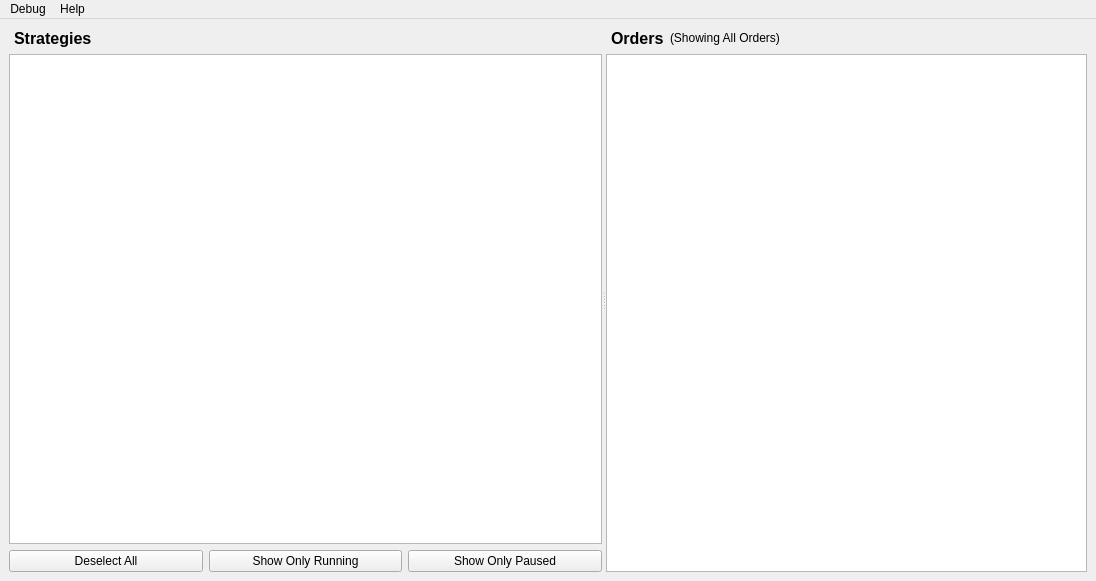
<?xml version="1.0" encoding="UTF-8"?>
<ui version="4.0">
 <class>MainWindow</class>
 <widget class="QMainWindow" name="MainWindow">
  <property name="geometry">
   <rect>
    <x>0</x>
    <y>0</y>
    <width>1096</width>
    <height>581</height>
   </rect>
  </property>
  <property name="minimumSize">
   <size>
    <width>520</width>
    <height>400</height>
   </size>
  </property>
  <property name="mouseTracking">
   <bool>false</bool>
  </property>
  <property name="windowTitle">
   <string>MainWindow</string>
  </property>
  <widget class="QWidget" name="centralwidget">
   <layout class="QHBoxLayout" name="horizontalLayout_4">
    <item>
     <widget class="QSplitter" name="splitter">
      <property name="orientation">
       <enum>Qt::Orientation::Horizontal</enum>
      </property>
      <property name="childrenCollapsible">
       <bool>false</bool>
      </property>
      <widget class="QWidget" name="verticalLayoutWidget">
       <layout class="QVBoxLayout" name="verticalLayout">
        <item>
         <layout class="QHBoxLayout" name="horizontalLayout">
          <item>
           <widget class="QLabel" name="labelStrategiesTitle">
            <property name="font">
             <font>
              <pointsize>12</pointsize>
              <bold>true</bold>
             </font>
            </property>
            <property name="text">
             <string>Strategies</string>
            </property>
            <property name="textFormat">
             <enum>Qt::TextFormat::MarkdownText</enum>
            </property>
            <property name="scaledContents">
             <bool>false</bool>
            </property>
            <property name="margin">
             <number>2</number>
            </property>
            <property name="indent">
             <number>5</number>
            </property>
           </widget>
          </item>
          <item>
           <spacer name="horizontalSpacer">
            <property name="orientation">
             <enum>Qt::Orientation::Horizontal</enum>
            </property>
            <property name="sizeHint" stdset="0">
             <size>
              <width>40</width>
              <height>20</height>
             </size>
            </property>
           </spacer>
          </item>
         </layout>
        </item>
        <item>
         <widget class="QListView" name="listViewStrategies">
          <property name="selectionMode">
           <enum>QAbstractItemView::SelectionMode::MultiSelection</enum>
          </property>
          <property name="verticalScrollMode">
           <enum>QAbstractItemView::ScrollMode::ScrollPerPixel</enum>
          </property>
          <property name="horizontalScrollMode">
           <enum>QAbstractItemView::ScrollMode::ScrollPerPixel</enum>
          </property>
         </widget>
        </item>
        <item>
         <layout class="QHBoxLayout" name="horizontalLayout_3">
          <item>
           <widget class="QPushButton" name="pushButtonDeselectAll">
            <property name="text">
             <string>Deselect All</string>
            </property>
           </widget>
          </item>
          <item>
           <widget class="QPushButton" name="pushButtonShowRunning">
            <property name="text">
             <string>Show Only Running</string>
            </property>
           </widget>
          </item>
          <item>
           <widget class="QPushButton" name="pushButtonShowPaused">
            <property name="text">
             <string>Show Only Paused</string>
            </property>
           </widget>
          </item>
         </layout>
        </item>
       </layout>
      </widget>
      <widget class="QWidget" name="verticalLayoutWidget_2">
       <layout class="QVBoxLayout" name="verticalLayout_2">
        <item>
         <layout class="QHBoxLayout" name="horizontalLayout_2">
          <item>
           <widget class="QLabel" name="labelOrdersTitle">
            <property name="font">
             <font>
              <pointsize>12</pointsize>
              <bold>true</bold>
             </font>
            </property>
            <property name="text">
             <string>Orders</string>
            </property>
            <property name="textFormat">
             <enum>Qt::TextFormat::MarkdownText</enum>
            </property>
            <property name="scaledContents">
             <bool>false</bool>
            </property>
            <property name="margin">
             <number>2</number>
            </property>
            <property name="indent">
             <number>5</number>
            </property>
           </widget>
          </item>
          <item>
           <widget class="QLabel" name="labelSelectedStrategies">
            <property name="sizePolicy">
             <sizepolicy hsizetype="Preferred" vsizetype="Preferred">
              <horstretch>0</horstretch>
              <verstretch>0</verstretch>
             </sizepolicy>
            </property>
            <property name="text">
             <string>(Showing All Orders)</string>
            </property>
            <property name="scaledContents">
             <bool>false</bool>
            </property>
            <property name="wordWrap">
             <bool>false</bool>
            </property>
            <property name="textInteractionFlags">
             <set>Qt::TextInteractionFlag::NoTextInteraction</set>
            </property>
           </widget>
          </item>
          <item>
           <spacer name="horizontalSpacer_2">
            <property name="orientation">
             <enum>Qt::Orientation::Horizontal</enum>
            </property>
            <property name="sizeHint" stdset="0">
             <size>
              <width>40</width>
              <height>20</height>
             </size>
            </property>
           </spacer>
          </item>
         </layout>
        </item>
        <item>
         <widget class="QTableView" name="tableViewOrders">
          <property name="frameShape">
           <enum>QFrame::Shape::StyledPanel</enum>
          </property>
          <property name="lineWidth">
           <number>1</number>
          </property>
          <property name="midLineWidth">
           <number>0</number>
          </property>
          <property name="editTriggers">
           <set>QAbstractItemView::EditTrigger::NoEditTriggers</set>
          </property>
          <property name="alternatingRowColors">
           <bool>true</bool>
          </property>
          <property name="selectionMode">
           <enum>QAbstractItemView::SelectionMode::NoSelection</enum>
          </property>
          <property name="selectionBehavior">
           <enum>QAbstractItemView::SelectionBehavior::SelectRows</enum>
          </property>
          <property name="textElideMode">
           <enum>Qt::TextElideMode::ElideRight</enum>
          </property>
          <property name="verticalScrollMode">
           <enum>QAbstractItemView::ScrollMode::ScrollPerPixel</enum>
          </property>
          <property name="horizontalScrollMode">
           <enum>QAbstractItemView::ScrollMode::ScrollPerPixel</enum>
          </property>
          <property name="sortingEnabled">
           <bool>true</bool>
          </property>
          <property name="cornerButtonEnabled">
           <bool>false</bool>
          </property>
          <attribute name="horizontalHeaderCascadingSectionResizes">
           <bool>true</bool>
          </attribute>
          <attribute name="horizontalHeaderMinimumSectionSize">
           <number>30</number>
          </attribute>
          <attribute name="horizontalHeaderDefaultSectionSize">
           <number>125</number>
          </attribute>
          <attribute name="horizontalHeaderHighlightSections">
           <bool>false</bool>
          </attribute>
          <attribute name="horizontalHeaderShowSortIndicator" stdset="0">
           <bool>true</bool>
          </attribute>
          <attribute name="horizontalHeaderStretchLastSection">
           <bool>true</bool>
          </attribute>
          <attribute name="verticalHeaderVisible">
           <bool>false</bool>
          </attribute>
          <attribute name="verticalHeaderHighlightSections">
           <bool>false</bool>
          </attribute>
         </widget>
        </item>
       </layout>
      </widget>
     </widget>
    </item>
   </layout>
  </widget>
  <widget class="QMenuBar" name="menubar">
   <property name="geometry">
    <rect>
     <x>0</x>
     <y>0</y>
     <width>1096</width>
     <height>25</height>
    </rect>
   </property>
   <widget class="QMenu" name="menuDebug">
    <property name="title">
     <string>Debug</string>
    </property>
    <addaction name="actionDeactivateAutoSim"/>
    <addaction name="actionSetAutoSimSpeed"/>
   </widget>
   <widget class="QMenu" name="menuHelp">
    <property name="title">
     <string>Help</string>
    </property>
    <addaction name="actionHowSimulationWorks"/>
    <addaction name="actionListAllTheFeatures"/>
   </widget>
   <addaction name="menuDebug"/>
   <addaction name="menuHelp"/>
  </widget>
  <action name="actionDeactivateAutoSim">
   <property name="text">
    <string>Deactivate Auto Sim</string>
   </property>
  </action>
  <action name="actionSetAutoSimSpeed">
   <property name="text">
    <string>Set Auto Sim Speed</string>
   </property>
  </action>
  <action name="actionHowSimulationWorks">
   <property name="text">
    <string>How Simulation Works</string>
   </property>
  </action>
  <action name="actionListAllTheFeatures">
   <property name="text">
    <string>List All The Features</string>
   </property>
  </action>
 </widget>
 <resources/>
 <connections/>
</ui>
